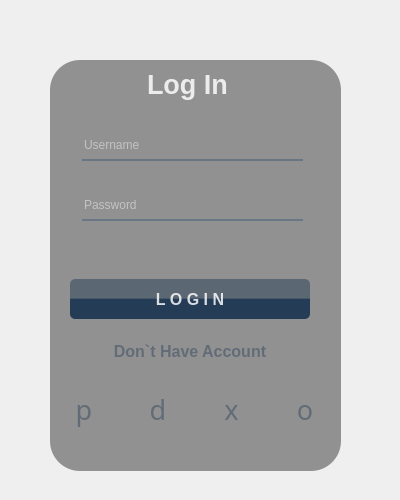
<?xml version="1.0" encoding="UTF-8"?>
<ui version="4.0">
 <class>Widget</class>
 <widget class="QWidget" name="Widget">
  <property name="geometry">
   <rect>
    <x>0</x>
    <y>0</y>
    <width>400</width>
    <height>500</height>
   </rect>
  </property>
  <property name="windowTitle">
   <string>Widget</string>
  </property>
  <widget class="QWidget" name="widget" native="true">
   <property name="geometry">
    <rect>
     <x>10</x>
     <y>10</y>
     <width>381</width>
     <height>481</height>
    </rect>
   </property>
   <property name="styleSheet">
    <string notr="true">QPushButton#logingButton{
	background-color: qlineargradient(spread:pad, x1:0, y1:0.505682, x2:0, y2:0.477, stop:0 rgba(20, 47, 78, 219), stop:1 rgba(85, 98, 112, 226));
	color:rgba(255, 255, 255, 210);
	border-radius:5px;
}
QPushButton#logingButton:hover {
	background-color: qlineargradient(spread:pad, x1:0, y1:0.505682, x2:0, y2:0.477, stop:0 rgba(40, 67, 98, 219), stop:1 rgba(105, 118, 132, 256));
}
QPushButton#logingButton:pressed{
	padding-left:5px;
	padding-top:5px;
	background-color:rgba(105, 118, 132, 255);
}





QPushButton#pushButton_2, #pushButton_3 , #pushButton_4,#pushButton_5 , #signupButton {
	background-color: rgba(0,0,0,0);
	color:rgba(85, 98, 112,200);
	border-radius:5px;
}



QPushButton #pushButton_2:hover,#pushButton_3:hover,#pushButton_4:hover,#pushButton_5:hover{
	background-color: qlineargradient(spread:pad, x1:0, y1:0.505682, x2:0, y2:0.477, stop:0 rgba(40, 67, 98, 219), stop:1 rgba(105, 118, 132, 256));
}


QPushButton #pushButton_2:pressed, #pushButton_3:pressed,#pushButton_4:pressed,#pushButton_5:pressed{
	padding-left:5px;
	padding-top:5px;
	background-color:rgba(105, 118, 132, 255);
}</string>
   </property>
   <widget class="QLabel" name="label">
    <property name="geometry">
     <rect>
      <x>20</x>
      <y>20</y>
      <width>331</width>
      <height>441</height>
     </rect>
    </property>
    <property name="styleSheet">
     <string notr="true">
border-image: url(:/images/image/images.jpg);

border-radius: 30px;</string>
    </property>
    <property name="text">
     <string/>
    </property>
   </widget>
   <widget class="QLabel" name="label_2">
    <property name="geometry">
     <rect>
      <x>40</x>
      <y>50</y>
      <width>291</width>
      <height>411</height>
     </rect>
    </property>
    <property name="styleSheet">
     <string notr="true">background-color:rgb(0,0,0,100);

border-radius: 30px;</string>
    </property>
    <property name="text">
     <string/>
    </property>
   </widget>
   <widget class="QLabel" name="label_3">
    <property name="geometry">
     <rect>
      <x>137</x>
      <y>59</y>
      <width>111</width>
      <height>31</height>
     </rect>
    </property>
    <property name="font">
     <font>
      <pointsize>20</pointsize>
      <bold>true</bold>
     </font>
    </property>
    <property name="styleSheet">
     <string notr="true">color:rgb(255,255,255,210);</string>
    </property>
    <property name="text">
     <string>Log In</string>
    </property>
   </widget>
   <widget class="QPushButton" name="logingButton">
    <property name="geometry">
     <rect>
      <x>60</x>
      <y>269</y>
      <width>240</width>
      <height>40</height>
     </rect>
    </property>
    <property name="font">
     <font>
      <pointsize>12</pointsize>
      <bold>true</bold>
     </font>
    </property>
    <property name="text">
     <string>L O G I N</string>
    </property>
   </widget>
   <widget class="QWidget" name="horizontalLayoutWidget">
    <property name="geometry">
     <rect>
      <x>40</x>
      <y>360</y>
      <width>289</width>
      <height>80</height>
     </rect>
    </property>
    <layout class="QHBoxLayout" name="horizontalLayout">
     <item>
      <widget class="QPushButton" name="pushButton_5">
       <property name="font">
        <font>
         <family>Social Media Circled</family>
         <pointsize>20</pointsize>
        </font>
       </property>
       <property name="text">
        <string>p</string>
       </property>
      </widget>
     </item>
     <item>
      <widget class="QPushButton" name="pushButton_4">
       <property name="font">
        <font>
         <family>Social Media Circled</family>
         <pointsize>20</pointsize>
        </font>
       </property>
       <property name="text">
        <string>d</string>
       </property>
      </widget>
     </item>
     <item>
      <widget class="QPushButton" name="pushButton_3">
       <property name="font">
        <font>
         <family>Social Media Circled</family>
         <pointsize>20</pointsize>
        </font>
       </property>
       <property name="text">
        <string>x</string>
       </property>
      </widget>
     </item>
     <item>
      <widget class="QPushButton" name="pushButton_2">
       <property name="font">
        <font>
         <family>Social Media Circled</family>
         <pointsize>20</pointsize>
        </font>
       </property>
       <property name="text">
        <string>o</string>
       </property>
      </widget>
     </item>
    </layout>
   </widget>
   <widget class="QLineEdit" name="usernameLineEdit">
    <property name="geometry">
     <rect>
      <x>72</x>
      <y>120</y>
      <width>221</width>
      <height>31</height>
     </rect>
    </property>
    <property name="styleSheet">
     <string notr="true">background-color:rgba(0,0,0,0);
border:none;
border-bottom:2px solid rgba(105,118,132,255);
color:rgba(255,255,255,230);
</string>
    </property>
    <property name="placeholderText">
     <string>Username</string>
    </property>
   </widget>
   <widget class="QLineEdit" name="passwordLineEdit">
    <property name="geometry">
     <rect>
      <x>72</x>
      <y>180</y>
      <width>221</width>
      <height>31</height>
     </rect>
    </property>
    <property name="styleSheet">
     <string notr="true">background-color:rgba(0,0,0,0);
border:none;
border-bottom:2px solid rgba(105,118,132,255);
color:rgba(255,255,255,230);</string>
    </property>
    <property name="echoMode">
     <enum>QLineEdit::Password</enum>
    </property>
    <property name="placeholderText">
     <string>Password</string>
    </property>
   </widget>
   <widget class="QPushButton" name="signupButton">
    <property name="geometry">
     <rect>
      <x>60</x>
      <y>321</y>
      <width>240</width>
      <height>40</height>
     </rect>
    </property>
    <property name="font">
     <font>
      <pointsize>12</pointsize>
      <bold>true</bold>
     </font>
    </property>
    <property name="text">
     <string>Don`t Have Account</string>
    </property>
   </widget>
  </widget>
 </widget>
 <resources/>
 <connections/>
</ui>
